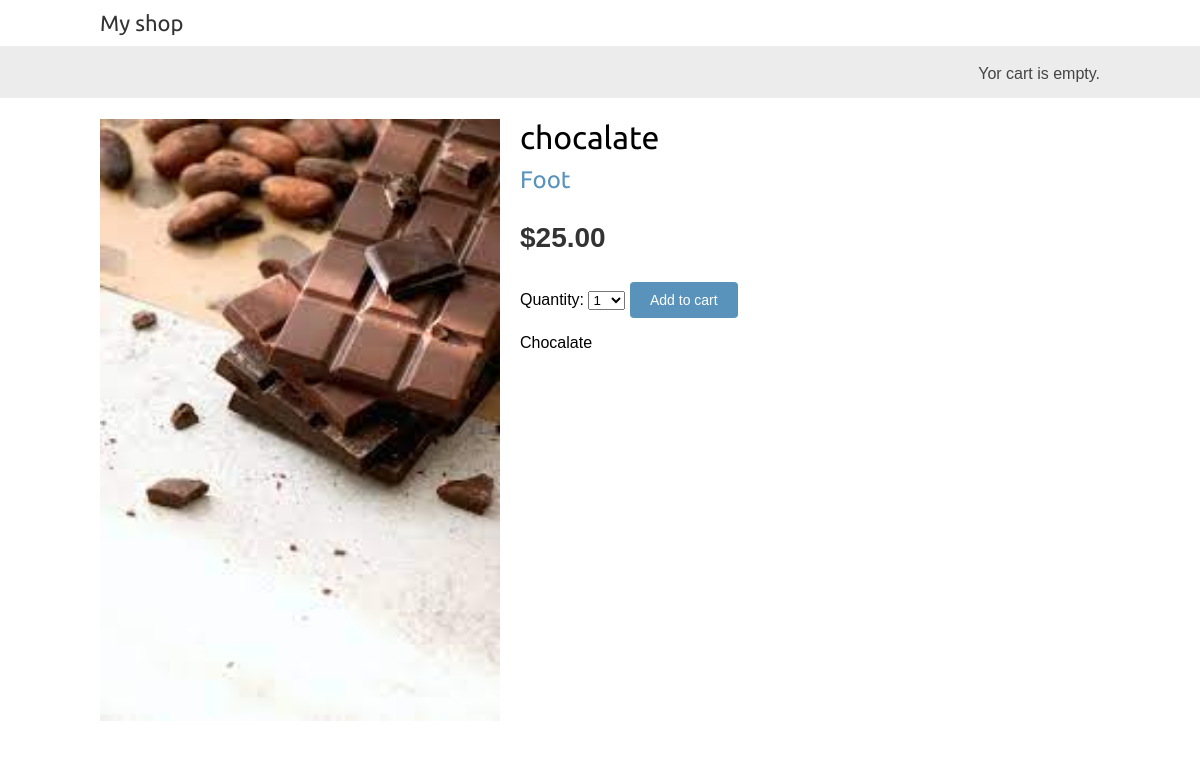
/3/chocalate/, run on the app's committed database.
### shop/models.py (models this page shows, shortened)
class Product(models.Model):
    category = models.ForeignKey(Category,  # назначаем как первичный ключ к  Категории
                                 related_name='products',  # присваеваем связанное имя
                                 on_delete=models.CASCADE)  # ставим каскадный тип удаления
    name = models.CharField(max_length=200)
    slug = models.SlugField(max_length=200)
    image = models.ImageField(upload_to='products/%Y/%m/%d',  # выбираем куда загрузить  и фрматируем загрузку
                              blank=True)  # blank=True показывает что поле не обязательно
    description = models.TextField(blank=True)
    price = models.DecimalField(max_digits=10,  # max_digits максимальное кол цифр
                                decimal_places=2)  # decimal_places десятичные знаки
    available = models.BooleanField(default=True)
    created = models.DateTimeField(auto_now_add=True)
    updated = models.DateTimeField(auto_now=True)
    class Meta:
        ordering = ['name']  # имя товара
        indexes = [
            models.Index(fields=['id', 'slug']),  # много полярный индекс
            models.Index(fields=['name']),  # индексирование по полю name
            models.Index(fields=['-created']),  # так как есть минус индексируем по убыванию created
        ]

class Category(models.Model):
    name = models.CharField(max_length=200)
    slug = models.SlugField(max_length=200,
                            unique=True)  # unique означает уникальность
    class Meta:
        ordering = ['name']  # field для отображения
        indexes = [
            models.Index(fields=['name']),  # указываем поле для индексации
        ]
        verbose_name = 'category'
        verbose_name_plural = 'categories'
    def __str__(self):  # переопределили метод вывода
        return self.name
    def get_absolute_url(self):                       # метод для получения абсолютной ссылки
        return reverse('shop:product_list_by_category',  # viewname: имя шалона url указанного нами
                       args=[self.slug])                  # аргумент соответвует первому аргументу указанному в urls.py

### shop/views.py (the view)
# urls.py: path('<int:id>/<slug:slug>/', views.product_detail,
def product_detail(request, id, slug):
    product = get_object_or_404(
        Product,
        id=id,
        slug=slug,
        available=True)
    cart_product_form = CartAddProductForm()
    r = Recommender()
    recommended_products = r.suggest_products_for([product], 4)
    return render(request,
                  'shop/product/detail.html',
                  {'product': product,
                   'cart_product_form': cart_product_form,
                   'recommended_products': recommended_products})

### cart/forms.py
class CartAddProductForm(forms.Form):
    quantity = forms.TypedChoiceField(choices=PRODUCT_QUANTITY_CHOICES,
                                      coerce=int)
    override = forms.BooleanField(required=False,
                                  initial=False,
                                  widget=forms.HiddenInput)

### cart/cart.py (called while the page is built)
    def __len__(self):
        return sum(item['quantity'] for item in self.cart.values())

### cart/context_processor.py (called while the page is built)
def cart(request):
    return {'cart': Cart(request)}

### shop/recommender.py (called while the page is built, shortened)
    def get_product_key(self, id):
        return f'product:{id}:purchased_with'

    def suggest_products_for(self, products, max_results=6):
        product_ids = [p.id for p in products]
        if len(products) == 1:
            suggestions = r.zrange(
                             self.get_product_key(product_ids[0]),
                             0, -1, desc=True)[:max_results]
        suggested_products_ids = [int(id) for id in suggestions]
        suggested_products = list(Product.objects.filter(id__in=suggested_products_ids))
        suggested_products.sort(key=lambda x: suggested_products_ids.index(x.id))
        return suggested_products

### shop/templates/shop/product/detail.html (shortened to what this page needs)
{% extends "shop/base.html" %}
{% load static %}
{% block content %}
  <div class="product-detail">
    <img src="{% if product.image %}{{ product.image.url }}{% else %}
    {% static 'img/no_image.png' %}{% endif %}">
    <h1>{{ product.name }}</h1>
    <h2>
      <a href="{{ product.category.get_absolute_url }}">
        {{ product.category }}
      </a>
    </h2>
    <p class="price">${{ product.price }}</p>
    <form action="{% url 'cart:cart_add' product.id %}" method="post">
      {{ cart_product_form }}
      <input type="submit" value="Add to cart">
    </form>
    {{ product.description|linebreaks }}
  </div>
{% endblock %}

### shop/static/css/base.css (style rules this page uses)
body { margin:0; padding:0; font-family:helvetica, sans-serif; }
h1, h2, h3, h4, h5 , h6 { font-family: 'Ubuntu', sans-serif; font-weight:normal; }
a { text-decoration:none; color:#5993bb; }
a.button, input[type="submit"] { color:#fff; background:#5993bb; border-radius:4px; padding:10px 20px; font-size:14px; border:0; }
.product-detail { text-align:justify; }
.product-detail .price { color:#333; font-size:28px; font-weight:bold; }
.product-detail img { width:40%; float:left; padding:0 20px 20px 0; }
.product-detail h1 { margin-bottom:0; }
.product-detail h2 { margin-top:10px; }

### data on the page
Product: image (picture), name "chocalate", category "Foot", price "25.00", description "Chocalate"
